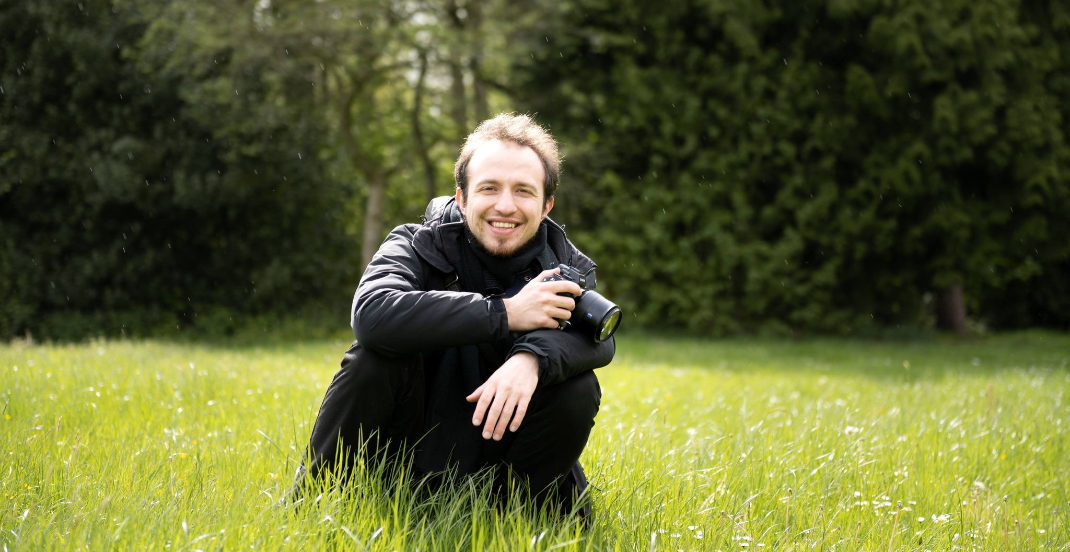
#> input picture src/assets/images/alex/alex-sitting-in-gras-with-camera.png, 1070 x 552 px, found by its file name
$ python generate-hero-splat.py ../src/assets/images/alex/alex-sitting-in-gras-with-camera.png
#> lines starting #> are read from the running program, lines starting #| are printed output that depends on the picture; after the words box and inside, x2 and y2 are one past the last pixel; in counts of white or black regions, pixels touching at a corner belong together; long printed decimals are rounded
#!/usr/bin/env python3
"""Builds public/models/hero.splat from the hero photo.

Single photo -> coloured point cloud, without a neural net:
  1. GrabCut cuts the subject out of the background.
  2. Depth is a rounded relief (distance transform) with extra pull for the
     face, hands and camera; the back side is the mirrored, dimmed front.
  3. Pixels are sampled into points; a sparse grass disc grounds the figure.
Output (little-endian, 10 bytes/point): int16 x,y,z (units 1/4096), u8 r,g,b, u8 size.
Usage: python3 scripts/generate-hero-splat.py [--debug DIR]
"""
import sys, struct
import cv2, numpy as np

SRC = "src/assets/images/alex/alex-sitting-in-gras-with-camera.png"
OUT = "public/models/hero.splat"
rng = np.random.default_rng(7)

img = cv2.imread(SRC)
#> img is the input picture: shape (552, 1070, 3); mean B, G, R 47.6, 95.1, 90.1
H, W = img.shape[:2]
#> H = 552; W = 1070
# rough subject polygon (fractions of width/height), refined by GrabCut
poly = np.array([[.30,.98],[.275,.78],[.33,.62],[.335,.46],[.38,.37],[.405,.30],[.415,.22],
                 [.43,.16],[.46,.12],[.50,.11],[.53,.14],[.545,.25],[.55,.37],[.57,.45],
                 [.585,.50],[.585,.62],[.565,.72],[.555,.98]]) * [W, H]
rough = np.zeros((H, W), np.uint8)
cv2.fillPoly(rough, [poly.astype(np.int32)], 1)
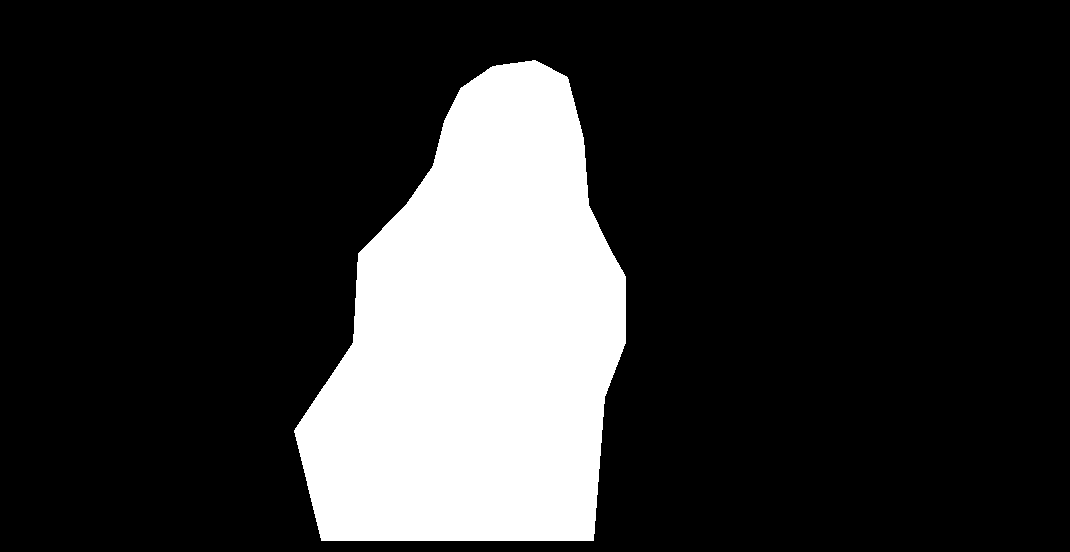
#> rough: shape (552, 1070); values 0 (black) and 1 (white), 18.8% white; 1 white region, box (x1, y1, x2, y2) and area: (294, 60, 626, 541) 111207
gc = np.full((H, W), cv2.GC_BGD, np.uint8)
gc[cv2.dilate(rough, np.ones((41, 41)))>0] = cv2.GC_PR_BGD
gc[rough>0] = cv2.GC_PR_FGD
gc[cv2.erode(rough, np.ones((61, 61)))>0] = cv2.GC_FGD
bgd = np.zeros((1,65)); fgd = np.zeros((1,65))
cv2.grabCut(img, gc, None, bgd, fgd, 6, cv2.GC_INIT_WITH_MASK)
mask = ((gc==cv2.GC_FGD)|(gc==cv2.GC_PR_FGD)).astype(np.uint8)
b, g_, r_ = [img[..., i].astype(int) for i in range(3)]
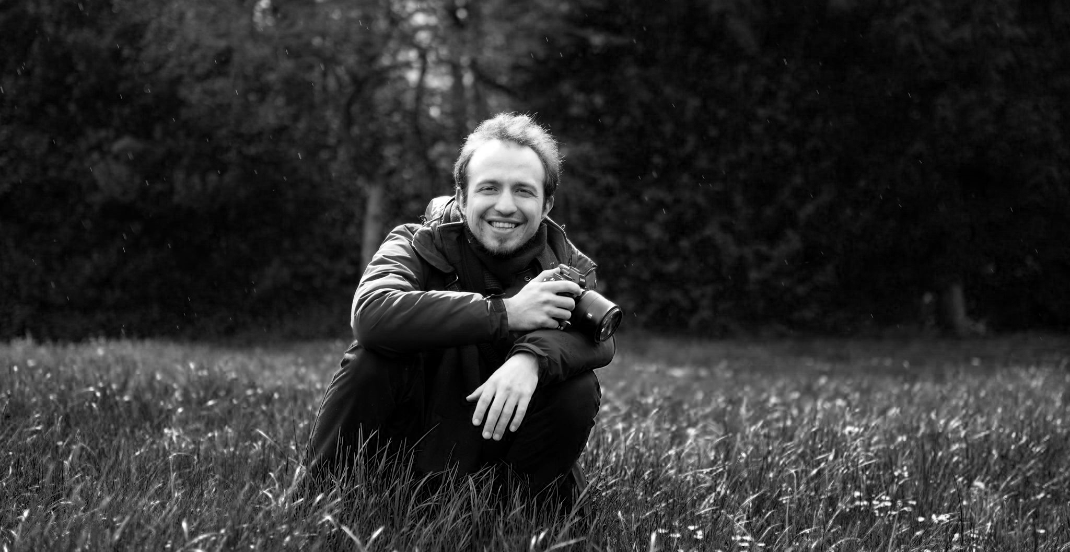
#> b: shape (552, 1070) int64; min 0, max 255, mean 47.6
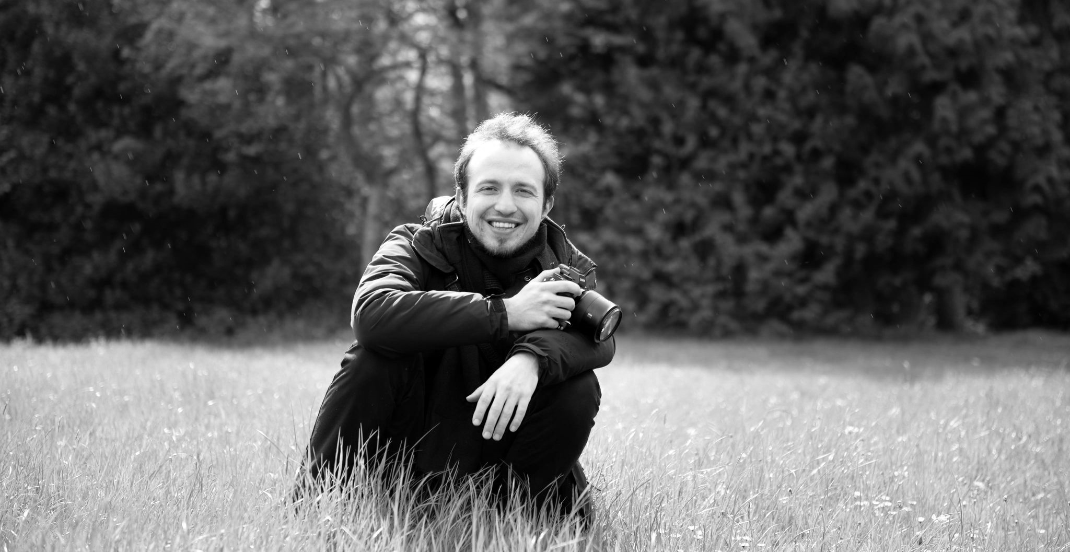
#> g_: shape (552, 1070) int64; min 0, max 255, mean 95.1
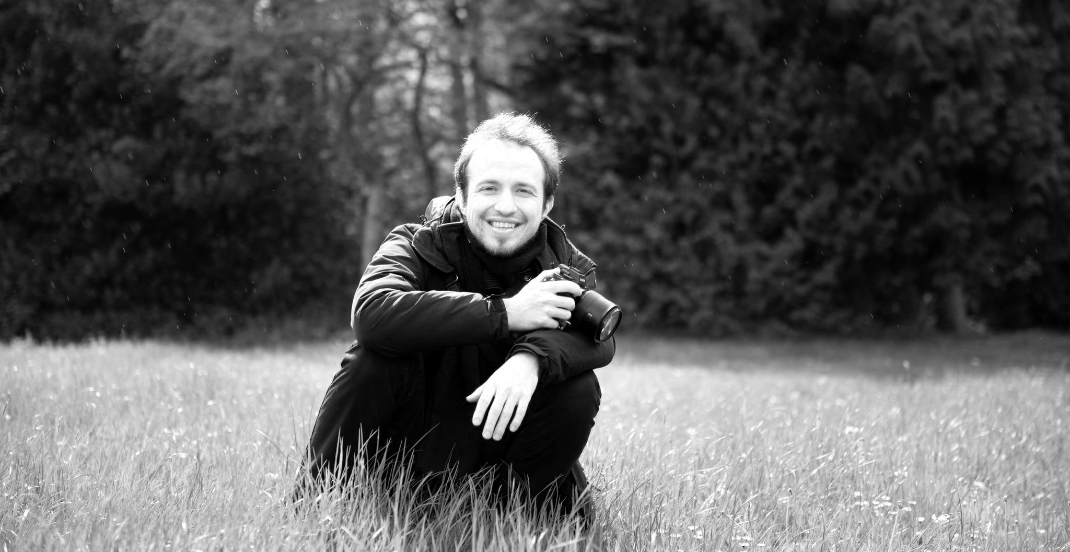
#> r_: shape (552, 1070) int64; min 0, max 255, mean 90.1
mask[(g_ > r_*1.25) & (g_ > 70) & (g_ > b*1.3)] = 0     # drop foreground grass blades
mask[:int(H*.205)] = 0                                   # drop leaf spike above the head
mask = cv2.morphologyEx(mask, cv2.MORPH_OPEN, np.ones((7,7)))
n, lab, st, _ = cv2.connectedComponentsWithStats(mask)
mask = (lab == 1 + np.argmax(st[1:, cv2.CC_STAT_AREA])).astype(np.uint8)
mask = cv2.GaussianBlur(mask*255, (0,0), 2) > 127

if "--debug" in sys.argv:
    d = sys.argv[sys.argv.index("--debug")+1]
    dbg = img.copy(); dbg[~mask] = (dbg[~mask]*.25).astype(np.uint8)
    cv2.imwrite(d+"/mask.png", dbg)

# ---- depth (relief) for the subject
dist = cv2.distanceTransform(mask.astype(np.uint8), cv2.DIST_L2, 5)
dist = cv2.GaussianBlur(dist, (0,0), 3)
body = np.sqrt(np.clip(dist/ dist.max(), 0, 1))           # rounded 0..1
ys, xs = np.mgrid[0:H, 0:W].astype(np.float32)
def blob(cx, cy, r, amp):
    return amp*np.exp(-(((xs/W-cx)**2+(ys/H-cy)**2)/(2*r*r)))
front = body*0.55 + blob(.50,.33,.05,.22) + blob(.555,.55,.035,.18) + blob(.44,.58,.04,.10)
front = front*mask
# ---- colour, slightly lifted so points glow on the dark section background
rgb = cv2.cvtColor(img, cv2.COLOR_BGR2RGB)

S = 1.0/H*1.6    # world units per pixel: figure height ~1.6
#> S = 0.0029
pts, cols, sizes = [], [], []
def sample(m, count):
    yy, xx = np.nonzero(m)
    idx = rng.choice(len(yy), min(count, len(yy)), replace=False)
    return yy[idx], xx[idx]

cx0, cy0 = W*.44, H*.55
#> cx0 = 470.8; cy0 = 303.6
yy, xx = sample(mask, 26000)
for back in (False, True):
    sel = slice(None) if not back else rng.random(len(yy)) < .8
    y, x = yy[sel], xx[sel]
    z = front[y, x]*0.9 * (-1 if back else 1)
    c = rgb[y, x].astype(np.float32)
    if back: c = c*0.55 + 12            # unseen side: dimmed copy
    jit = rng.normal(0, 0.0012, (len(y),3))
    P = np.stack([(x-cx0)*S, -(y-cy0)*S, z*0.5], 1) + jit
    pts.append(P); cols.append(c); sizes.append(np.full(len(y), 1.0 if not back else 1.15))
#> after the loop, cols = 2 items; pts = 2 items; sizes = 2 items
# interior fill so the volume doesn't look hollow when rotated
yy2, xx2 = sample(mask & (dist > 14), 5000)
#> call 2 of sample, with count = 5000
#> in sample (call 2), `yy, xx = np.nonzero(m)`:
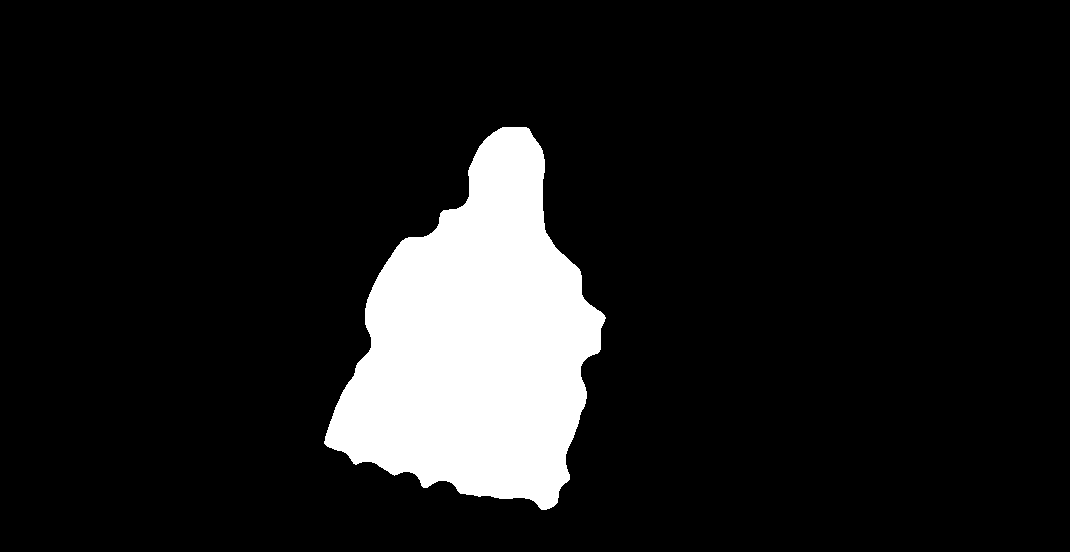
#> m: shape (552, 1070) bool; 10.8% white; 1 white region, box (x1, y1, x2, y2) and area: (324, 127, 606, 510) 63991
#> in sample (call 2), `idx = rng.choice(len(yy), min(count, len(yy)), replace=False)`: idx = 5000 values, max 63966 at index 1636, min 28 at index 4221, mean 32171.3
#> yy2 = 5000 values, max 507 at index 1636, min 128 at index 1751, mean 344; xx2 = 5000 values, max 603 at index 2786, min 327 at index 1518, mean 476.3
t = rng.uniform(-1, 1, len(yy2))*front[yy2, xx2]*0.9
#> t = 5000 values, max 0.566 at index 2025, min -0.544 at index 1422, mean 0.00402
pts.append(np.stack([(xx2-cx0)*S, -(yy2-cy0)*S, t*0.5], 1)); cols.append(rgb[yy2, xx2]*0.7); sizes.append(np.full(len(yy2), 1.2))
# grass disc around the feet (round, sparse, front-facing colours)
g = (~mask) & (ys > H*.62) & (rgb[...,1] > rgb[...,0]*1.1)
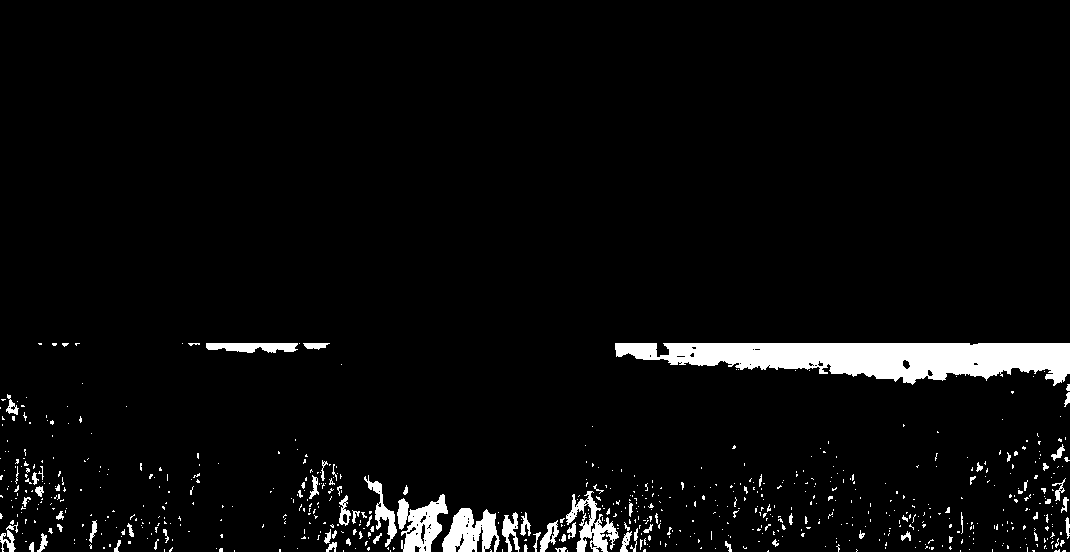
#> g: shape (552, 1070) bool; 4.2% white; 679 white regions (602 under 20 px), largest, box (x1, y1, x2, y2) and area: (615, 343, 1070, 386) 12326, (397, 494, 448, 552) 1640, (442, 508, 500, 552) 1635
gy, gx = sample(g, 9000)
#> gy = 9000 values, max 551 at index 183, min 343 at index 13, mean 431.6; gx = 9000 values, max 1069 at index 161, min 0 at index 4548, mean 676.2
ang = rng.uniform(0, 2*np.pi, len(gy)); rad = np.sqrt(rng.uniform(0, 1, len(gy)))*0.9
#> after `ang = rng.uniform(0, 2 * np.pi, len(gy))`: ang = 9000 values, max 6.28 at index 5332, min 0.00457 at index 3056, mean 3.15
#> after `rad = np.sqrt(rng.uniform(0, 1, len(gy))) * 0.9`: rad = 9000 values, max 0.9 at index 3320, min 0.00393 at index 3517, mean 0.601
gz = np.cos(ang)*rad*.55; gxx = np.sin(ang)*rad*.75
#> after `gz = np.cos(ang) * rad * 0.55`: gz = 9000 values, max 0.494 at index 6381, min -0.495 at index 3321, mean -0.00481
#> after `gxx = np.sin(ang) * rad * 0.75`: gxx = 9000 values, max 0.675 at index 8974, min -0.674 at index 3399, mean -0.0058
pts.append(np.stack([gxx, -0.62+rng.normal(0,.008,len(gy)), gz], 1)); cols.append(rgb[gy, gx]*1.0); sizes.append(np.full(len(gy), 0.8))

P = np.concatenate(pts).astype(np.float32); C = np.clip(np.concatenate(cols), 0, 255).astype(np.uint8)
Z = (np.concatenate(sizes)*100).astype(np.uint8)
import os; os.makedirs("public/models", exist_ok=True)
q = np.clip(np.round(P*4096), -32767, 32767).astype("<i2")
buf = bytearray()
for i in range(len(P)):
    buf += q[i].tobytes() + C[i].tobytes() + bytes([Z[i]])
open(OUT, "wb").write(buf)
print(len(P), "points", len(buf)//1024, "KB", "bounds", P.min(0), P.max(0))
#| 60940 points 595 KB bounds [-0.6738  -0.7202 -0.4945] [0.6746 0.5557 0.4938]
